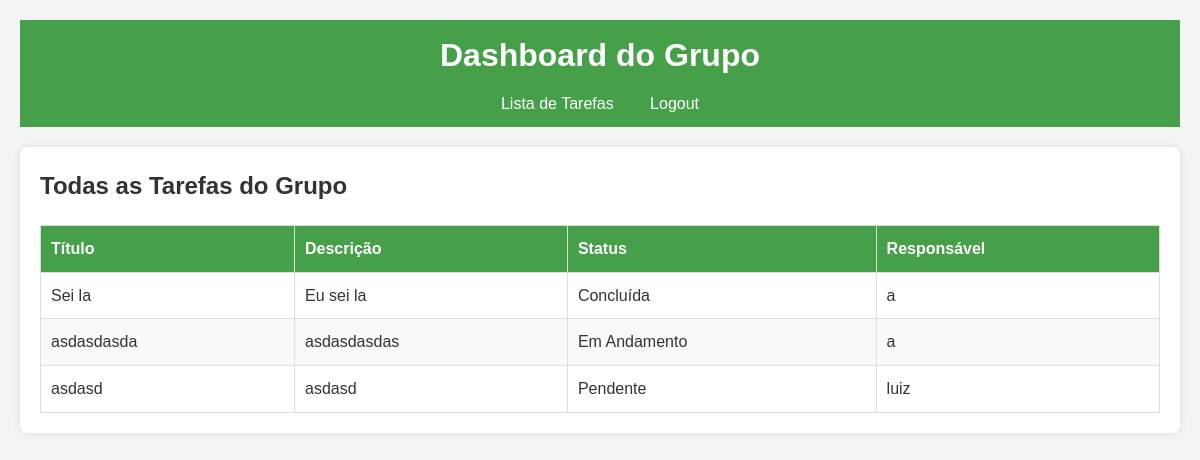
Page /dashboard/ (signed in) on the earlier database version.
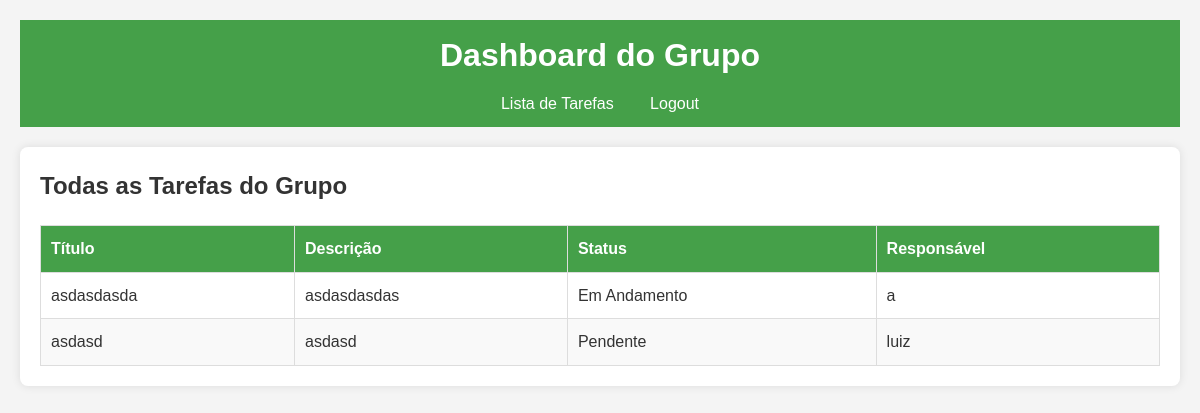
Same page on the later database version.
### tarefas/models.py (models this page shows, shortened)
class Tarefa(models.Model):
    STATUS = [
        ('pendente', 'Pendente'),
        ('em_andamento', 'Em Andamento'),
        ('concluida', 'Concluída'),
    ]
    titulo = models.CharField(max_length=255)
    descricao = models.TextField()
    status = models.CharField(max_length=20, choices=STATUS, default='pendente')
    responsavel = models.ForeignKey(User, on_delete=models.CASCADE)

### tarefas/views.py (the view)
# urls.py: path('dashboard/', views.dashboard, name='dashboard'),
@login_required
def dashboard(request):
    tarefas = Tarefa.objects.all()
    return render(request, 'dashboard.html', {'tarefas': tarefas})

### tarefas/templates/dashboard.html (shortened to what this page needs)
    <!DOCTYPE html>
    <html lang="en">
    <head>
        {% load static %}
        <link rel="stylesheet" href="{% static 'styles/dashboard.css' %}">
    </head>
    <body>
        <header>
            <h1>Dashboard do Grupo</h1>
            <nav>
                <a href="{% url 'tarefas' %}">Lista de Tarefas</a>
                <a href="{% url 'logout' %}">Logout</a>
            </nav>
        </header>
        <div class="dashboard-section">
            <h2>Todas as Tarefas do Grupo</h2>
            <table>
                <thead>
                <tr>
                    <th>Título</th>
                    <th>Descrição</th>
                    <th>Status</th>
                    <th>Responsável</th>
                </tr>
                </thead>
                <tbody>
                {% for tarefa in tarefas %}
                <tr>
                    <td>{{ tarefa.titulo }}</td>
                    <td>{{ tarefa.descricao }}</td>
                    <td>{{ tarefa.get_status_display }}</td>
                    <td>{{ tarefa.responsavel.username }}</td>
                </tr>
                {% empty %}
                <tr>
                    <td colspan="4">Nenhuma tarefa no momento.</td>
                </tr>
                {% endfor %}
                </tbody>
            </table>
        </div>
    </body>
    </html>

Differences in the rows shown:
removed Tarefa: titulo "Sei la", descricao "Eu sei la", status "Concluída", responsavel.username "a"
